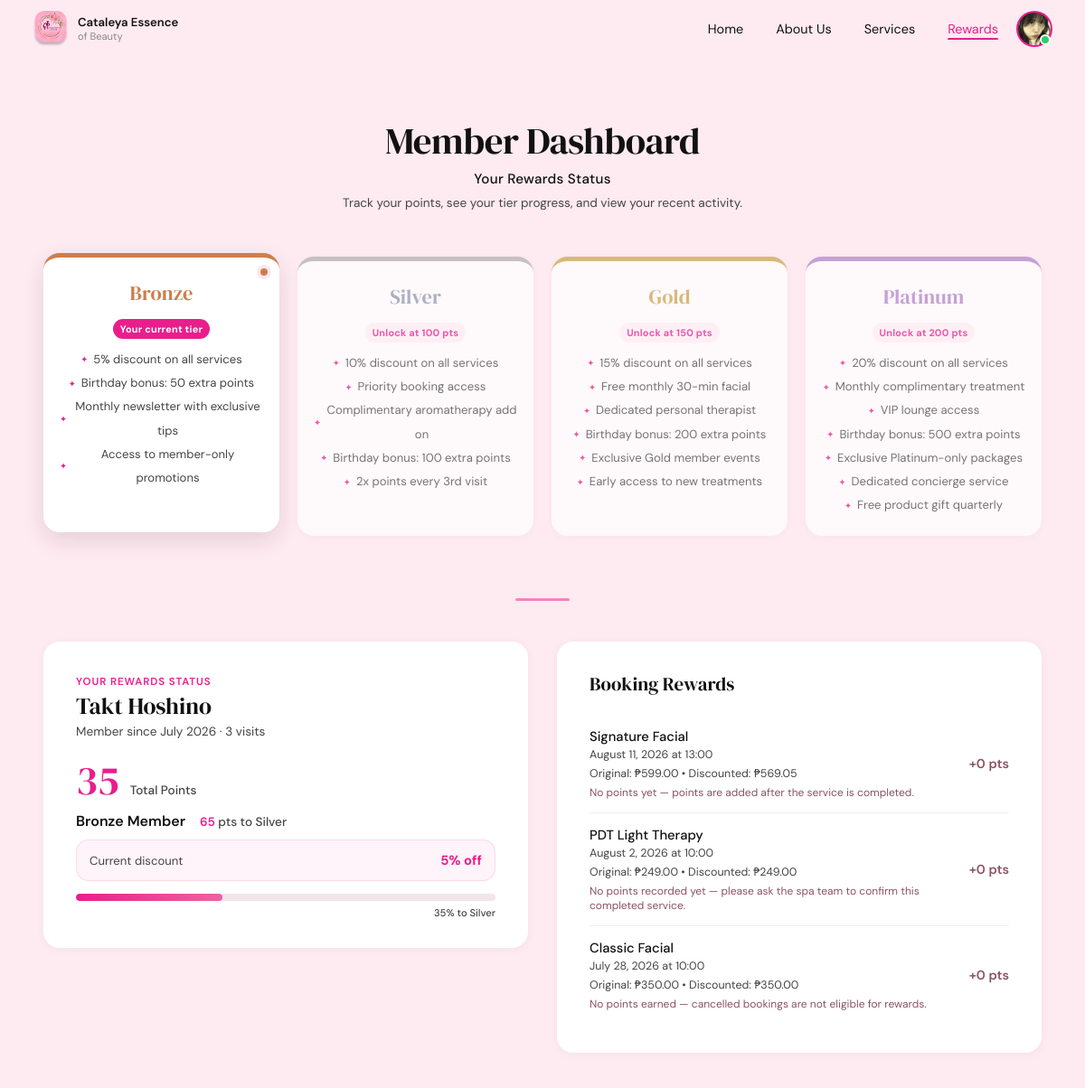
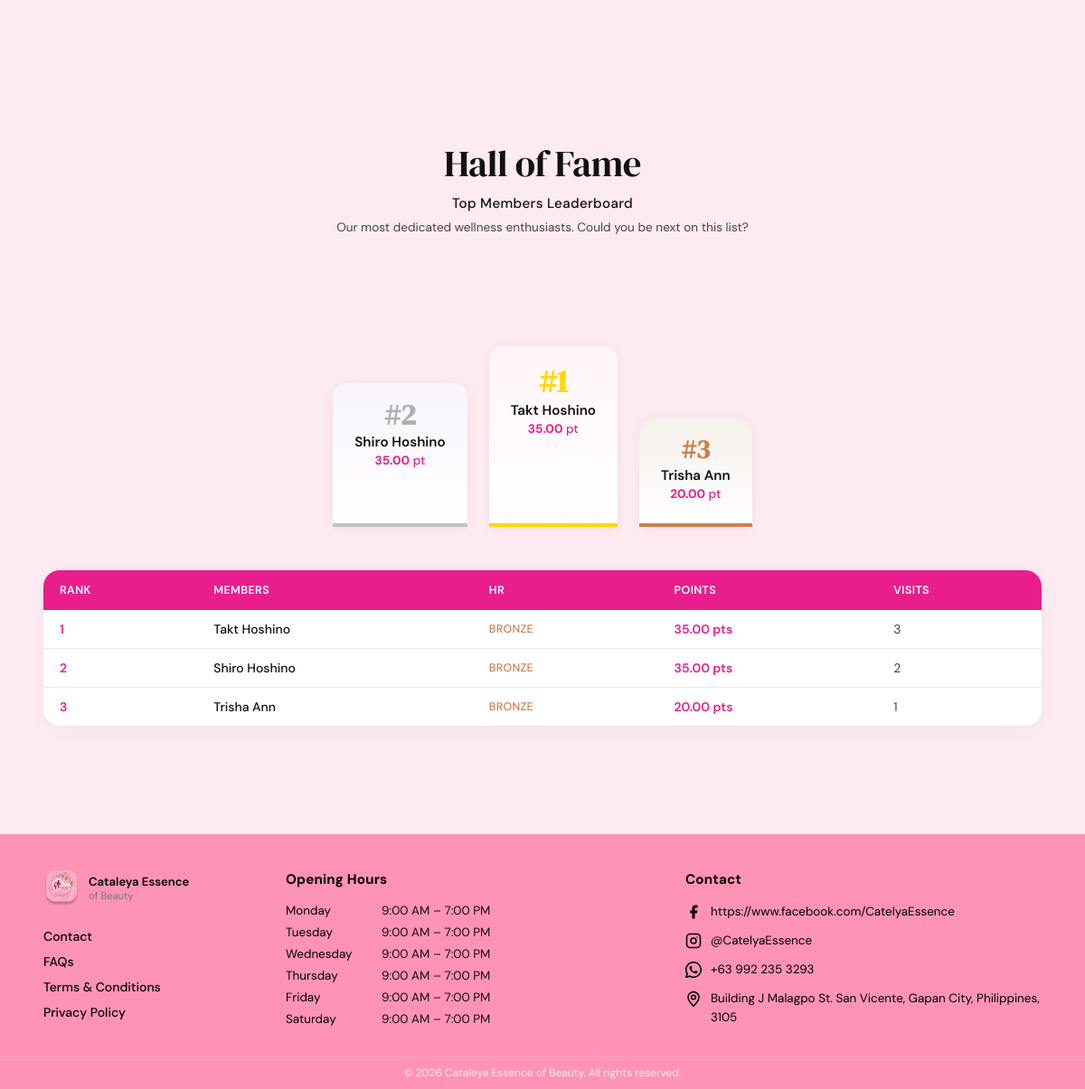
The app's page /Php/Rewards.php (signed in) with its own data (2 pictures, top to bottom).
### tables this page shows
CREATE TABLE `users` (
  `id` int NOT NULL,
  `full_name` varchar(100) NOT NULL,
  `email` varchar(100) NOT NULL,
  `phone` varchar(20) DEFAULT NULL,
  `address_line1` varchar(255) DEFAULT NULL,
  `address_line2` varchar(255) DEFAULT NULL,
  `city` varchar(100) DEFAULT NULL,
  `province` varchar(100) DEFAULT NULL,
  `postal_code` varchar(20) DEFAULT NULL,
  `password_hash` varchar(255) NOT NULL,
  `profile_photo` varchar(255) DEFAULT NULL,
  `is_verified` tinyint(1) DEFAULT '0',
  `created_at` timestamp NULL DEFAULT CURRENT_TIMESTAMP,
  `is_admin` tinyint(1) DEFAULT '0'
);

CREATE TABLE `rewards` (
  `id` int NOT NULL,
  `user_id` int NOT NULL,
  `points` int DEFAULT '0',
  `visits` int DEFAULT '0',
  `tier` enum('bronze','silver','gold','platinum') DEFAULT 'bronze',
  `created_at` timestamp NULL DEFAULT CURRENT_TIMESTAMP,
  `updated_at` timestamp NULL DEFAULT CURRENT_TIMESTAMP ON UPDATE CURRENT_TIMESTAMP
);

### Php/Rewards.php (the view, shortened to what the rows shown need)
<?php
require_once __DIR__ . '/../config/database.php';
require_once __DIR__ . '/../config/rewards.php';
$user_id = $_SESSION['user_id'];
$stmt = $pdo->prepare("SELECT id, full_name, email, profile_photo, created_at FROM users WHERE id = ?");
$stmt->execute([$user_id]);
$user = $stmt->fetch();
$name_parts = array_values(array_filter(explode(' ', trim((string) $user['full_name']))));
if (count($name_parts) >= 2) {
    $initials = strtoupper(substr($name_parts[0], 0, 1) . substr($name_parts[count($name_parts) - 1], 0, 1));
} elseif (count($name_parts) === 1) {
    $initials = strtoupper(substr($name_parts[0], 0, 2));
} else {
    $initials = 'U';
}
$stmt = $pdo->prepare("SELECT points, tier, visits FROM rewards WHERE user_id = ?");
$stmt->execute([$user_id]);
$rewards = $stmt->fetch();
$current_points = max(0, (int) $rewards['points']);
$current_tier = rewardTierForPoints($current_points);
$rewards['points'] = $current_points;
$rewards['tier'] = $current_tier;
$tier_thresholds = [
    'bronze' => 0,
    'silver' => 100,
    'gold' => 150,
    'platinum' => 200,
];
$tier_discounts = [
    'bronze' => 5,
    'silver' => 10,
    'gold' => 15,
    'platinum' => 20,
];
$tier_order = array_keys($tier_thresholds);
$current_tier_index = array_search($current_tier, $tier_order, true);
$current_tier_index = $current_tier_index === false ? 0 : $current_tier_index;
$next_tier_key = $tier_order[$current_tier_index + 1] ?? null;
$next_tier_name = $next_tier_key ? ucfirst($next_tier_key) : 'Max';
$next_tier_threshold = $next_tier_key ? $tier_thresholds[$next_tier_key] : 0;
if ($next_tier_key) {
    $current_tier_threshold = $tier_thresholds[$current_tier];
    $tier_range = max(1, $next_tier_threshold - $current_tier_threshold);
    $progress_percent = min(100, max(0, (($current_points - $current_tier_threshold) / $tier_range) * 100));
    $points_to_next = max(0, $next_tier_threshold - $current_points);
} else {
    $progress_percent = 100;
    $points_to_next = 0;
}
$discount_rate = $tier_discounts[$current_tier];
function rewardTierCardState(string $tier, int $points, array $thresholds, string $currentTier): array
{
    $isCurrent = $tier === $currentTier;
    $isUnlocked = $points >= $thresholds[$tier];
    return [
        'classes' => trim(($isCurrent ? ' tier-card--current' : '') . ($isUnlocked ? ' tier-card--unlocked' : ' tier-card--locked')),
        'label' => $isCurrent
            ? 'Your current tier'
            : ($isUnlocked ? 'Unlocked' : 'Unlock at ' . number_format($thresholds[$tier]) . ' pts'),
    ];
}
$bronzeTierCard = rewardTierCardState('bronze', $current_points, $tier_thresholds, $current_tier);
$silverTierCard = rewardTierCardState('silver', $current_points, $tier_thresholds, $current_tier);
$goldTierCard = rewardTierCardState('gold', $current_points, $tier_thresholds, $current_tier);
$platinumTierCard = rewardTierCardState('platinum', $current_points, $tier_thresholds, $current_tier);
$stmt = $pdo->prepare("
    SELECT u.full_name, r.points, r.tier, r.visits
    FROM users u
    JOIN rewards r ON u.id = r.user_id
    ORDER BY r.points DESC
    LIMIT 8
");
$stmt->execute();
$hall_of_fame = $stmt->fetchAll();
$top3 = array_slice($hall_of_fame, 0, 3);
?>
<!DOCTYPE html>
<html lang="en">
<head>
  <link rel="stylesheet" href="https://cdnjs.cloudflare.com/ajax/libs/font-awesome/6.5.0/css/all.min.css" />
  <link rel="stylesheet" href="../css/Landingpage.css" />
    <link rel="stylesheet" href="../css/Rewards.css" />
    <link rel="stylesheet" href="../css/user-footer.css" />
</head>
<body>
  <header class="navbar">
    <div class="profile-wrapper" id="profileWrapper">
      <div class="profile-avatar" id="profileAvatar" role="button" tabindex="0" aria-haspopup="true" aria-expanded="false" aria-label="Open profile menu">
        <?php if (!empty($user['profile_photo'])): ?>
          <img src="<?php echo htmlspecialchars($user['profile_photo']); ?>" alt="Profile" class="avatar-image" />
        <?php else: ?>
          <span class="avatar-initials"><?php echo htmlspecialchars($initials); ?></span>
        <?php endif; ?>
        <span class="status-dot" aria-hidden="true"></span>
      </div>
    </div>
  </header>
  <section class="rewards" id="rewards">
    <div class="rewards__header">
      <h1 class="rewards__title">Member Dashboard</h1>
    </div>
    <div class="rewards__tiers">
      <div class="tier-card tier-card--bronze <?php echo $bronzeTierCard['classes']; ?>">
        <div class="tier-card__name">Bronze</div>
        <span class="tier-card__status"><?php echo htmlspecialchars($bronzeTierCard['label'], ENT_QUOTES, 'UTF-8'); ?></span>
        <ul class="tier-card__benefits">
          <li>5% discount on all services</li>
          <li>Birthday bonus: 50 extra points</li>
          <li>Monthly newsletter with exclusive tips</li>
          <li>Access to member-only promotions</li>
        </ul>
      </div>
      <div class="tier-card tier-card--silver <?php echo $silverTierCard['classes']; ?>">
        <div class="tier-card__name">Silver</div>
        <span class="tier-card__status"><?php echo htmlspecialchars($silverTierCard['label'], ENT_QUOTES, 'UTF-8'); ?></span>
        <ul class="tier-card__benefits">
          <li>10% discount on all services</li>
          <li>Priority booking access</li>
          <li>Complimentary aromatherapy add on</li>
          <li>Birthday bonus: 100 extra points</li>
          <li>2x points every 3rd visit</li>
        </ul>
      </div>
      <div class="tier-card tier-card--gold <?php echo $goldTierCard['classes']; ?>">
        <div class="tier-card__name">Gold</div>
        <span class="tier-card__status"><?php echo htmlspecialchars($goldTierCard['label'], ENT_QUOTES, 'UTF-8'); ?></span>
        <ul class="tier-card__benefits">
          <li>15% discount on all services</li>
          <li>Free monthly 30-min facial</li>
          <li>Dedicated personal therapist</li>
          <li>Birthday bonus: 200 extra points</li>
          <li>Exclusive Gold member events</li>
          <li>Early access to new treatments</li>
        </ul>
      </div>
      <div class="tier-card tier-card--platinum <?php echo $platinumTierCard['classes']; ?>">
        <div class="tier-card__name">Platinum</div>
        <span class="tier-card__status"><?php echo htmlspecialchars($platinumTierCard['label'], ENT_QUOTES, 'UTF-8'); ?></span>
        <ul class="tier-card__benefits">
          <li>20% discount on all services</li>
          <li>Monthly complimentary  treatment</li>
          <li>VIP lounge access</li>
          <li>Birthday bonus: 500 extra points</li>
          <li>Exclusive Platinum-only packages</li>
          <li>Dedicated concierge service</li>
          <li>Free product gift quarterly</li>
        </ul>
      </div>
    </div>
    <div class="rewards__dashboard">
      <div class="status-card">
        <span class="status-card__label">Your Rewards Status</span>
        <h2 class="status-card__member-name"><?php echo htmlspecialchars($user['full_name']); ?></h2>
        <p class="status-card__member-since">Member since <?php echo date('F Y', strtotime($user['created_at'])); ?> · <?php echo $rewards['visits']; ?> visits</p>
        <div class="status-card__points-row">
          <span class="status-card__points-number"><?php echo $rewards['points']; ?></span>
          <span class="status-card__points-label">Total Points</span>
        </div>
        <div class="status-card__tier-row">
          <span class="status-card__tier-name"><?php echo ucfirst($rewards['tier']); ?> Member</span>
          <?php if ($current_tier !== 'platinum'): ?>
          <span class="status-card__tier-next"><strong><?php echo $points_to_next; ?></strong> pts to <?php echo $next_tier_name; ?></span>
          <?php else: ?>
          <span class="status-card__tier-next">Max Tier Reached</span>
          <?php endif; ?>
        </div>
        <div class="status-card__discount-row">
          <span class="status-card__discount-label">Current discount</span>
          <span class="status-card__discount-value"><?php echo $discount_rate; ?>% off</span>
        </div>
        <div class="status-card__progress-wrap">
          <div class="status-card__progress-track">
            <div class="status-card__progress-fill" style="width: <?php echo $progress_percent; ?>%;"></div>
          </div>
          <div class="status-card__progress-label">
            <?php echo $next_tier_key ? round($progress_percent) . '% to ' . $next_tier_name : 'Max tier reached'; ?>
          </div>
        </div>
      </div>
    </div>
  </section>
    <section class="hall-of-fame" id="hall-of-fame">
        <div class="hall-of-fame__header">
            <h2 class="hall-of-fame__title">Hall of Fame</h2>
        </div>
        <div class="hall-of-fame__top3">
            <?php if (count($top3) >= 2): ?>
            <div class="top-member top-member--rank2">
                <span class="top-member__rank">#2</span>
                <span class="top-member__name"><?php echo htmlspecialchars($top3[1]['full_name'] ?? ''); ?></span>
                <span class="top-member__points"><strong><?php echo number_format($top3[1]['points'] ?? 0, 2); ?></strong> pt</span>
            </div>
            <?php endif; ?>
            <?php if (count($top3) >= 1): ?>
            <div class="top-member top-member--rank1">
                <span class="top-member__rank">#1</span>
                <span class="top-member__name"><?php echo htmlspecialchars($top3[0]['full_name'] ?? ''); ?></span>
                <span class="top-member__points"><strong><?php echo number_format($top3[0]['points'] ?? 0, 2); ?></strong> pt</span>
            </div>
            <?php endif; ?>
            <?php if (count($top3) >= 3): ?>
            <div class="top-member top-member--rank3">
                <span class="top-member__rank">#3</span>
                <span class="top-member__name"><?php echo htmlspecialchars($top3[2]['full_name'] ?? ''); ?></span>
                <span class="top-member__points"><strong><?php echo number_format($top3[2]['points'] ?? 0, 2); ?></strong> pt</span>
            </div>
            <?php endif; ?>
        </div>
        <div class="hall-of-fame__table-wrap">
            <table class="hall-of-fame__table">
                <thead>
                    <tr>
                        <th>Rank</th>
                        <th>Members</th>
                        <th>HR</th>
                        <th>POINTS</th>
                        <th>VISITS</th>
                    </tr>
                </thead>
                <tbody>
                    <?php foreach ($hall_of_fame as $index => $member): ?>
                    <tr>
                        <td class="rank-col"><?php echo $index + 1; ?></td>
                        <td class="member-col"><?php echo htmlspecialchars($member['full_name']); ?></td>
                        <td class="hr-col hr-<?php echo htmlspecialchars($member['tier']); ?>"><?php echo ucfirst(htmlspecialchars($member['tier'])); ?></td>
                        <td class="points-col"><?php echo number_format($member['points'], 2); ?> pts</td>
                        <td class="visits-col"><?php echo $member['visits'] ?? 0; ?></td>
                    </tr>
                    <?php endforeach; ?>
                </tbody>
            </table>
        </div>
    </section>
</body>
</html>

### records on screen
users: profile_photo (picture), full_name "Takt Hoshino", created_at "July 2026"
rewards: points "Your current tier", points "Unlock at 100 pts", points "Unlock at 150 pts", points "Unlock at 200 pts", visits "3", points "35", tier "Bronze", points "65", points "Silver", points "5", points "35.00", user.full_name "Takt Hoshino", tier "BRONZE"
users: full_name "Shiro Hoshino"
rewards: points "35.00", user.full_name "Shiro Hoshino", tier "BRONZE", visits "2"
users: full_name "Trisha Ann"
rewards: points "20.00", user.full_name "Trisha Ann", tier "BRONZE", visits "1"

### other values on screen
$activity['service_name'] "Signature Facial"
$activity['original_price'] "599.00"
$activity['discounted_price'] "569.05"
$zeroPointsReason "No points yet — points are added after the service is completed."
$activityPoints "0"
$activity['service_name'] "PDT Light Therapy"
$activity['original_price'] "249.00"
$activity['discounted_price'] "249.00"
$zeroPointsReason "No points recorded yet — please ask the spa team to confirm this completed service."
$activity['service_name'] "Classic Facial"
$activity['original_price'] "350.00"
$activity['discounted_price'] "350.00"
$zeroPointsReason "No points earned — cancelled bookings are not eligible for rewards."
